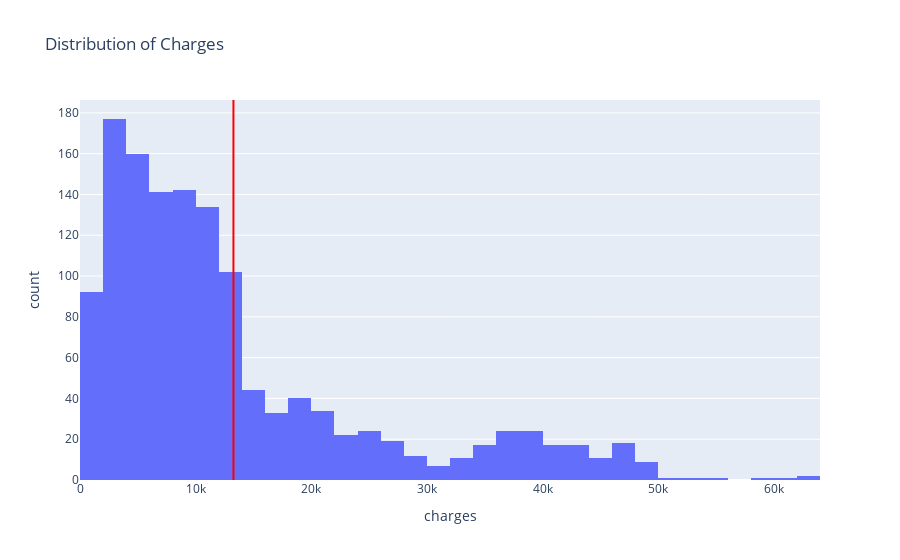

Notebook code cell kept with this figure:
### Code cell
# Mean with plotly
import plotly.express as px
import plotly.graph_objects as go

fig = px.histogram(df, x='charges', nbins=50, title='Distribution of Charges')
fig.add_vline(x=df['charges'].mean(), line=dict(color='red'), name='Mean')
fig.show()

### Figure 1 — Plotly figure (JSON) as saved in the notebook; plotly's stock layout.template omitted (floating-point values rounded to 4 significant figures; data arrays with more than 128 entries replaced by an {"elided": "..."} marker saying what was removed)
{"data": [{"alignmentgroup": "True", "bingroup": "x", "hovertemplate": "charges=%{x}<br>count=%{y}<extra></extra>", "legendgroup": "", "marker": {"color": "#636efa", "pattern": {"shape": ""}}, "name": "", "nbinsx": 50, "offsetgroup": "", "orientation": "v", "showlegend": false, "type": "histogram", "x": {"elided": "1338 float values"}, "xaxis": "x", "yaxis": "y"}], "layout": {"barmode": "relative", "legend": {"tracegroupgap": 0}, "shapes": [{"line": {"color": "red"}, "name": "Mean", "type": "line", "x0": 13270.0, "x1": 13270.0, "xref": "x", "y0": 0, "y1": 1, "yref": "y domain"}], "title": {"text": "Distribution of Charges"}, "xaxis": {"anchor": "y", "domain": [0, 1], "title": {"text": "charges"}}, "yaxis": {"anchor": "x", "domain": [0, 1], "title": {"text": "count"}}}}
